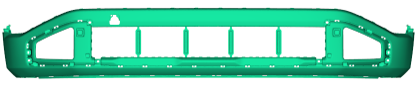
#> input picture code/25M1710D_front.png, 418 x 87 px
$ python crop.py
#> lines starting #> are read from the running program, lines starting #| are printed output that depends on the picture; after the words box and inside, x2 and y2 are one past the last pixel; in counts of white or black regions, pixels touching at a corner belong together
#> further down, img is the input picture: shape (87, 418, 3); mean B, G, R 190.2, 215.3, 139.9
### code/utils.py
import numpy as np
import matplotlib.pyplot as plt
from PIL import Image


Sobel_x = np.array([[-1, 0, 1],
                    [-2, 0, 2],
                    [-1, 0, 1]])

Sobel_y = np.array([[1, 2, 1],
                    [0, 0, 0],
                    [-1, -2, -1]])


# pad image
def pad_image(image: np.ndarray, kernel_size: int) -> np.ndarray:
    '''
    This function pads the input image with zeros on all sides.
    It assumes that image dimensions are larger than kernel size
    '''
    pad = kernel_size // 2

    padded_image = np.pad(image, ((pad, pad), (pad, pad)), mode='reflect')

    return padded_image


# Gaussian kernel
def gaussian_kernel(size: int, sigma: float) -> np.ndarray:
    '''
    This takes the size of the kernel and standard deviation as input
    and returns a 2D Gaussian kernel.
    '''
#> called with size = 3, sigma = 1
    kernel = np.zeros((size, size), dtype=np.float32)
    centre = size // 2

    for y in range(-centre, centre + 1, 1):
        for x in range(-centre, centre + 1, 1):
            kernel[x+centre, y+centre] = (1 / (2 * np.pi * sigma**2)) * np.exp(-((x**2 + y**2) / (2 * sigma**2)))

    kernel /= np.sum(kernel)

    return kernel


# apply kernel
def apply_kernel(image: np.ndarray, kernel: np.ndarray) -> np.ndarray:
    '''
    This function applies a convolutional kernel to the input image.
    '''
    padded_image = pad_image(image, kernel.shape[0])
    output = np.zeros_like(image)

    for y in range(image.shape[0]):
        for x in range(image.shape[1]):
            output[y, x] = np.sum(kernel * padded_image[y:y+kernel.shape[0], x:x+kernel.shape[1]])

    return output


# apply Gaussian blur
def apply_gaussian_blur(image: np.ndarray, kernel_size: int, sigma: float) -> np.ndarray:
    '''
    This function applies Gaussian blur to the input image.
    '''
    kernel = gaussian_kernel(kernel_size, sigma)
    return apply_kernel(image, kernel)


# apply Sobel filter
def apply_sobel_filter(image: np.ndarray) -> np.ndarray:
    '''
    This function applies the Sobel filter to the input image.
    '''
    grad_x = apply_kernel(image, Sobel_x)
    grad_y = apply_kernel(image, Sobel_y)
#> after the loop in apply_kernel (call 3), `for y in range(image.shape[0]):`:
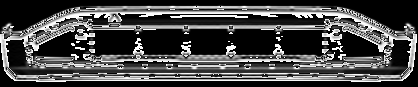
#> output: shape (87, 418); min 0, max 255, mean 72.2
    edges = np.hypot(grad_x, grad_y)
    return grad_x, grad_y, edges


# Sobel direction vector
def sobel_direction(grad_x: np.ndarray, grad_y: np.ndarray) -> np.ndarray:
    '''
    This function computes the direction of the Sobel gradients.
    '''
    direction = np.arctan2(grad_y, grad_x)
    return direction


# non max suppression
def non_max_suppression(edges: np.ndarray, direction: np.ndarray) -> np.ndarray:
    '''
    This function applies non-maximum suppression to the edges.
    '''
    Z = np.zeros_like(edges, dtype=np.float32)
    angle = direction * 180. / np.pi
    angle[angle < 0] += 180

    for y in range(1, edges.shape[0]-1):
        for x in range(1, edges.shape[1]-1):
            try:
                q = 255
                r = 255

                # angle 0
                if (0 <= angle[y, x] < 22.5) or (157.5 <= angle[y, x] <= 180):
                    q = edges[y, x + 1]
                    r = edges[y, x - 1]
                # angle 45
                elif (22.5 <= angle[y, x] < 67.5):
                    q = edges[y + 1, x - 1]
                    r = edges[y - 1, x + 1]
                # angle 90
                elif (67.5 <= angle[y, x] < 112.5):
                    q = edges[y + 1, x]
                    r = edges[y - 1, x]
                # angle 135
                elif (112.5 <= angle[y, x] < 157.5):
                    q = edges[y - 1, x - 1]
                    r = edges[y + 1, x + 1]

                if (edges[y, x] >= q) and (edges[y, x] >= r):
                    Z[y, x] = edges[y, x]
                else:
                    Z[y, x] = 0

            except IndexError as e:
                pass
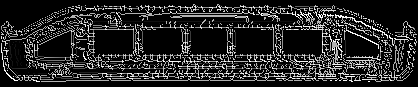
#> Z: shape (87, 418) float32; min 0, max 360.5, mean 56.6; drawn with min black and max white

    return Z


# hysteresis thresholding
def hysteresis_thresholding(image: np.ndarray, low_threshold: float=0.1, high_threshold: float=0.2) -> np.ndarray:
    '''
    This function applies hysteresis thresholding to the input image.
    '''
#> called with low_threshold = 0.1, high_threshold = 0.2
    high_threshold_value = image.max() * high_threshold
#> high_threshold_value = 72.1
    low_threshold_value = high_threshold_value * low_threshold
#> low_threshold_value = 7.21

    M, N = image.shape
#> M = 87; N = 418
    res = np.zeros((M, N), dtype=np.float32)

    strong = np.float32(255)
    weak = np.float32(75)

    strong_i, strong_j = np.where(image >= high_threshold_value)
#> strong_i = 7869 values from 4 to 81; strong_j = 7869 values, max 416 at index 2799, min 1 at index 1833, mean 213.4
    zeros_i, zeros_j = np.where(image < low_threshold_value)

    weak_i, weak_j = np.where((image <= high_threshold_value) & (image >= low_threshold_value))
#> weak_i = 475 values from 5 to 76; weak_j = 475 values, max 374 at index 471, min 9 at index 246, mean 158.3

    res[strong_i, strong_j] = strong
    res[weak_i, weak_j] = weak

    for y in range(1, M-1):
        for x in range(1, N-1):
            if (res[y, x] == weak):
                try:
                    if ((res[y + 1, x - 1] == strong) or (res[y + 1, x] == strong) or (res[y + 1, x + 1] == strong)
                        or (res[y, x - 1] == strong) or (res[y, x + 1] == strong)
                        or (res[y - 1, x - 1] == strong) or (res[y - 1, x] == strong) or (res[y - 1, x + 1] == strong)):
                        res[y, x] = strong
                    else:
                        res[y, x] = 0
                except IndexError as e:
                    pass
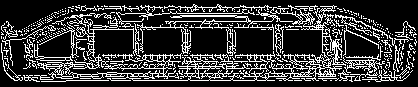
#> res: shape (87, 418) float32; 22.5% white in thin lines or dots, all inside (x1, y1, x2, y2) = (1, 4, 417, 82)

    return res


# Canny Edge Detection
def canny_edge_detection(image: Image, kernel_size: int=5, low_threshold: float=0.1, high_threshold: float=0.2) -> np.ndarray:
    '''
    This function applies the Canny edge detection algorithm to the input image.
    '''
    blurred = apply_gaussian_blur(image, kernel_size, 1.0)
    grad_x, grad_y, edges = apply_sobel_filter(blurred)
    direction = sobel_direction(grad_x, grad_y)

    nms_edges = non_max_suppression(edges, direction)
    hyst_edges = hysteresis_thresholding(nms_edges, low_threshold, high_threshold)

    return hyst_edges


"""
# test  data\2025\25M1710D_front.png
img = Image.open("../data/2025/25M1710D_front.png").convert("L")
img = np.array(img)
blurred = apply_gaussian_blur(img, 5, 1.0)
grad_x, grad_y, edges = apply_sobel_filter(blurred)
direction = sobel_direction(grad_x, grad_y)
# ...existing code...

nms_edges = non_max_suppression(edges, direction)
hyst_edges = hysteresis_thresholding(nms_edges)

plt.figure(figsize=(18, 10))

plt.subplot(3, 3, 1)
plt.title("Original Image")
plt.imshow(img, cmap='gray')
plt.axis('off')

plt.subplot(3, 3, 2)
plt.title("Blurred Image")
plt.imshow(blurred, cmap='gray')
plt.axis('off')

plt.subplot(3, 3, 3)
plt.title("Sobel X")
plt.imshow(grad_x, cmap='gray')
plt.axis('off')

plt.subplot(3, 3, 4)
plt.title("Sobel Y")
plt.imshow(grad_y, cmap='gray')
plt.axis('off')

plt.subplot(3, 3, 5)
plt.title("Edges")
plt.imshow(edges, cmap='gray')
plt.axis('off')

plt.subplot(3, 3, 6)
plt.title("Direction Vector")
plt.imshow(direction, cmap='hsv')
plt.axis('off')

plt.subplot(3, 3, 7)
plt.title("Edges (Canny)")
plt.imshow(nms_edges, cmap='gray')
plt.axis('off')

plt.subplot(3, 3, 8)
plt.title("Edges (Hysteresis)")
plt.imshow(hyst_edges, cmap='gray')
plt.axis('off')

plt.subplot(3, 3, 8)
plt.title("Edges (Hysteresis)")
plt.imshow(hyst_edges, cmap='gray')
plt.axis('off')

plt.tight_layout()
plt.show()

"""

### code/crop.py
import cv2 as cv
import numpy as np
from utils import canny_edge_detection

# crop using thresh holding
img = cv.imread('25M1710D_front.png')
gray = cv.cvtColor(img, cv.COLOR_BGR2GRAY)
# [10 lines of commented-out code are left out]

canny_edges = canny_edge_detection(gray, 3)
canny_edges = np.uint8(canny_edges)
cv.imshow('Canny Edges 1', canny_edges)

# canny_contour = cv.findContours(canny_edges, cv.RETR_EXTERNAL, cv.CHAIN_APPROX_SIMPLE)
# cv.drawContours(img, canny_contour[0], -1, (0, 0, 128), 2)
# cv.imshow('Canny Contours', img)

x, y, w, h = cv.boundingRect(canny_edges)
#> x = 1; y = 4; w = 416; h = 78
crop = img[y:y+h, x:x+w]

print((crop.shape))
#| (78, 416, 3)
cv.imshow('Cropped', crop)


# --------------------------------------------------------------

img2 = cv.imread("../data/2025/25M1720D_front.png")
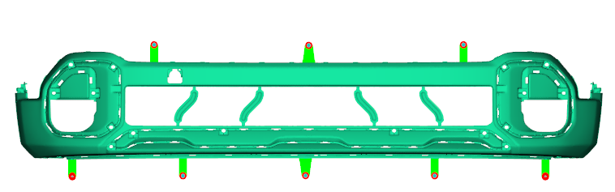
#> input picture data/raw/2025/with_gate/25M1720D_front.png, 615 x 192 px, found by its file name
#> img2 is the input picture: shape (192, 615, 3); mean B, G, R 208.6, 227.7, 175.2
img2gray = cv.cvtColor(img2, cv.COLOR_BGR2GRAY)
cv.imshow('Original', img2gray)

canny_edges = canny_edge_detection(img2gray, 3)
#> after the loop in non_max_suppression (call 2), `for y in range(1, edges.shape[0]-1):`:
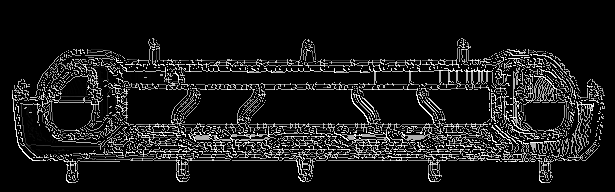
#> Z: shape (192, 615) float32; min 0, max 360.5, mean 35.9; drawn with min black and max white
#> call 2 of hysteresis_thresholding, with low_threshold = 0.1, high_threshold = 0.2
#> in hysteresis_thresholding (call 2), `strong_i, strong_j = np.where(image >= high_threshold_value)`: strong_i = 16192 values from 38 to 182; strong_j = 16192 values, max 604 at index 5697, min 12 at index 5139, mean 323
#> in hysteresis_thresholding (call 2), `weak_i, weak_j = np.where((image <= high_threshold_value) & (image >= ..`: weak_i = 673 values from 49 to 156; weak_j = 673 values, max 580 at index 170, min 18 at index 179, mean 141.6
#> after the loop in hysteresis_thresholding (call 2), `for y in range(1, M-1):`:
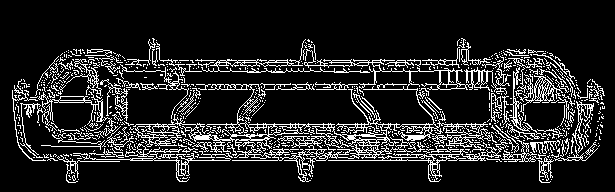
#> res: shape (192, 615) float32; 14.1% white in thin lines or dots, all inside (x1, y1, x2, y2) = (12, 38, 605, 183)
cv.imshow('Canny Edges 2', canny_edges)

canny_edges = np.uint8(canny_edges)
x, y, w, h = cv.boundingRect(canny_edges)
#> x = 12; y = 38; w = 593; h = 145
crop = img2[y:y+h, x:x+w]
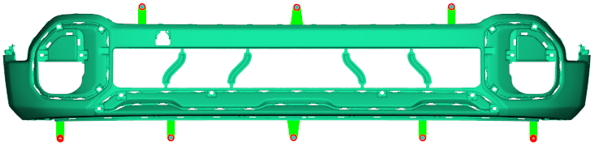
#> crop: shape (145, 593, 3); mean B, G, R 191.3, 217.6, 145.5
cv.imshow('Cropped2', crop)

print((crop.shape))
#| (145, 593, 3)

cv.waitKey(0)
cv.destroyAllWindows()

# cv.drawContours(img, contour[0], -1, (0, 0, 128), 2)
